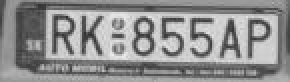
%> input picture SRC/image1.jpg, 145 x 41 px (shown 2 times larger)
$ octave ocr.m   (GNU Octave 9; MATLAB toolbox functions it lacks are replaced by stand-ins)
%> lines starting %> are read from the running program, lines starting %| are printed output that depends on the picture; in (x1, y1, x2, y2) boxes, pixels count from 0 and x2, y2 are one past the last pixel; in counts of white or black regions, pixels touching at a corner belong together; the program's own positions count from 1
### SRC/lines_crop.m
%function lines%
%
function [fl re]=lines_crop(im_texto)
% [14 lines of commented-out code are left out]
im_texto=clip(im_texto);
num_filas=size(im_texto,1);
for s=1:num_filas
    if sum(im_texto(s,:))==0
        nm=im_texto(1:s-1, :); % First line matrix
        %pause(1);
        rm=im_texto(s:end, :);% Remain line matrix
        %pause(1);
        fl = clip(nm);
        pause(1);
        re=clip(rm);
        %*-*-*Uncomment lines below to see the result*-*-*-*-
               %subplot(2,1,1);imshow(fl);
               %subplot(2,1,2);imshow(re);
        break
    else
        fl=im_texto;%Only one line.
        re=[ ];
    end
end
%subplot(3,1,1);imshow(im_texto);title('INPUT IMAGE')
%subplot(3,1,2);imshow(fl);title('FIRST LINE')
%subplot(3,1,3);imshow(re);title('REMAIN LINES')

function img_out=clip(img_in)
[f c]=find(img_in);
img_out=img_in(min(f):max(f),min(c):max(c));

### SRC/ocr.m
% OCR (Optical Character Recognition).
% Author: Ankit Saroch
% e-mail: saroch.ankit@gmail.com
%
%________________________________________
% PRINCIPAL PROGRAM
warning off %#ok<WNOFF>
% Clear all
clc, close all, clear all
% Read image
imagen=imread('image1.jpg');
%> imagen is the input picture: size 41x145 uint8; min 46, max 239, mean 143.9
% Show image
imagen1 = imagen;
figure,imshow(imagen1);
title('INPUT IMAGE WITH NOISE')
% Convert to gray scale
if size(imagen,3)==3 %RGB image
    imagen=rgb2gray(imagen);
end
% Convert to BW
threshold = graythresh(imagen);
%> threshold = 0.549

imagen =~im2bw(imagen,threshold);
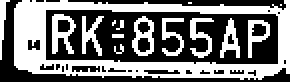
%> imagen: size 41x145 logical (shown 2 times larger); 46% white; 15 white regions (6 under 20 px), largest, box (x1, y1, x2, y2) and area: (7, 0, 145, 40) 1905, (26, 7, 38, 27) 129, (66, 8, 77, 28) 114
imagen2 = imagen;
figure,imshow(imagen2);
% title('before bwareaopen')
% Remove all object containing fewer than 15 pixels
imagen = bwareaopen(imagen,15);
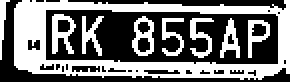
%> imagen: size 41x145 logical (shown 2 times larger); 45.3% white; 9 white regions, largest, box (x1, y1, x2, y2) and area: (7, 0, 145, 40) 1905, (26, 7, 38, 27) 129, (66, 8, 77, 28) 114
imagen3 = imagen;
%figure,imshow(imagen3);
%title('after bwareaopen')
%Storage matrix word from image
word=[ ];
re=imagen;
%Opens text.txt as file for write
fid = fopen('text.txt', 'wt');
% Load templates
load templates
global templates
% Compute the number of letters in template file
num_letras=size(templates,2);
while 1
    %Fcn 'lines_crop' separate lines in text
    [fl re]=lines_crop(re); %fl= first line, re= remaining image
    imgn=fl;
    n=0;
    %Uncomment line below to see lines one by one
    %figure,imshow(fl);pause(2)
    %-----------------------------------------------------------------

    spacevector = [];      % to compute the total spaces betweeen
                           % adjacent letter
    rc = fl;

    while 1
        %Fcn 'letter_crop' separate letters in a line
       [fc rc space]=letter_crop(rc);  %fc =  first letter in the line
                                       %rc =  remaining cropped line
                                       %space = space between the letter
                                       %   cropped and the next letter
       %uncomment below line to see letters one by one
       %figure,imshow(fc);pause(0.5)
       img_r = imresize(fc,[42 24]);   %resize letter so that correlation
                                       %can be performed
       n = n + 1;
       spacevector(n)=space;

       %Fcn 'read_letter' correlates the cropped letter with the images
       %given in the folder 'letters_numbers'
       letter = read_letter(img_r,num_letras);

       %letter concatenation
       word = [word letter];

       if isempty(rc)  %breaks loop when there are no more characters
           break;
        end
    end

        %-------------------------------------------------------------------

        %
    max_space = max(spacevector);
    no_spaces = 0;

     for x= 1:n   %loop to introduce space at requisite locations
       if spacevector(x+no_spaces)> (0.75 * max_space)
          no_spaces = no_spaces + 1;
            for m = x:n
              word(n+x-m+no_spaces)=word(n+x-m+no_spaces-1);
            end
           word(x+no_spaces) = ' ';
           spacevector = [0 spacevector];
       end
     end


    %fprintf(fid,'%s\n',lower(word));%Write 'word' in text file (lower)
    fprintf(fid,'%s\n',word);%Write 'word' in text file (upper)
    % Clear 'word' variable
    word=[ ];
    %*When the sentences finish, breaks the loop
    if isempty(re)  %See variable 're' in Fcn 'lines'
        break
    end
end
%> this loop made 1 pass
%> max_space on pass 1: 2
%> pass 1, in clip, `img_out=img_in(min(f):max(f),min(c):max(c));`:
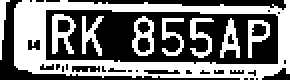
%> img_out: size 40x145 logical (shown 2 times larger); 46.4% white; 9 white regions, largest, box (x1, y1, x2, y2) and area: (7, 0, 145, 40) 1905, (26, 7, 38, 27) 129, (66, 8, 77, 28) 114
%> after the loop:
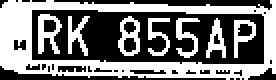
%> fc: size 40x138 logical (shown 2 times larger); 47.6% white; 8 white regions, largest, box (x1, y1, x2, y2) and area: (0, 0, 138, 40) 1905, (19, 7, 31, 27) 129, (59, 8, 70, 28) 114
%> after the loop, space = 0; spacevector = [0 2 0]
fclose(fid);
%Open 'text.txt' file
winopen('text.txt')
clear all
